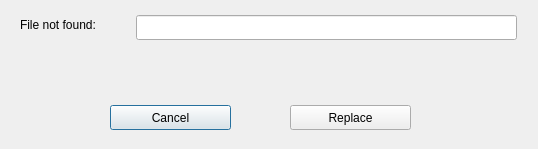
<?xml version="1.0" encoding="UTF-8"?>
<ui version="4.0">
 <class>Dialog_replaceFile</class>
 <widget class="QDialog" name="Dialog_replaceFile">
  <property name="windowModality">
   <enum>Qt::ApplicationModal</enum>
  </property>
  <property name="geometry">
   <rect>
    <x>0</x>
    <y>0</y>
    <width>538</width>
    <height>149</height>
   </rect>
  </property>
  <property name="sizePolicy">
   <sizepolicy hsizetype="Fixed" vsizetype="Fixed">
    <horstretch>0</horstretch>
    <verstretch>0</verstretch>
   </sizepolicy>
  </property>
  <property name="minimumSize">
   <size>
    <width>538</width>
    <height>149</height>
   </size>
  </property>
  <property name="maximumSize">
   <size>
    <width>538</width>
    <height>149</height>
   </size>
  </property>
  <property name="windowTitle">
   <string>Dialog</string>
  </property>
  <property name="modal">
   <bool>true</bool>
  </property>
  <widget class="QPushButton" name="pushButton_cancel">
   <property name="geometry">
    <rect>
     <x>110</x>
     <y>105</y>
     <width>121</width>
     <height>25</height>
    </rect>
   </property>
   <property name="text">
    <string>Cancel</string>
   </property>
  </widget>
  <widget class="QPushButton" name="pushButton_replace">
   <property name="geometry">
    <rect>
     <x>290</x>
     <y>105</y>
     <width>121</width>
     <height>25</height>
    </rect>
   </property>
   <property name="text">
    <string>Replace</string>
   </property>
  </widget>
  <widget class="QLabel" name="label_filename">
   <property name="geometry">
    <rect>
     <x>20</x>
     <y>18</y>
     <width>115</width>
     <height>21</height>
    </rect>
   </property>
   <property name="text">
    <string notr="true">File not found:</string>
   </property>
   <property name="alignment">
    <set>Qt::AlignLeading|Qt::AlignLeft|Qt::AlignTop</set>
   </property>
   <property name="wordWrap">
    <bool>false</bool>
   </property>
   <property name="textInteractionFlags">
    <set>Qt::NoTextInteraction</set>
   </property>
  </widget>
  <widget class="QLabel" name="label_question">
   <property name="geometry">
    <rect>
     <x>20</x>
     <y>60</y>
     <width>481</width>
     <height>20</height>
    </rect>
   </property>
   <property name="text">
    <string>&lt;question&gt;</string>
   </property>
   <property name="alignment">
    <set>Qt::AlignCenter</set>
   </property>
  </widget>
  <widget class="QLineEdit" name="lineEdit_filename">
   <property name="geometry">
    <rect>
     <x>136</x>
     <y>15</y>
     <width>381</width>
     <height>25</height>
    </rect>
   </property>
   <property name="text">
    <string/>
   </property>
   <property name="readOnly">
    <bool>true</bool>
   </property>
   <property name="placeholderText">
    <string notr="true"/>
   </property>
  </widget>
 </widget>
 <resources/>
 <connections/>
</ui>
